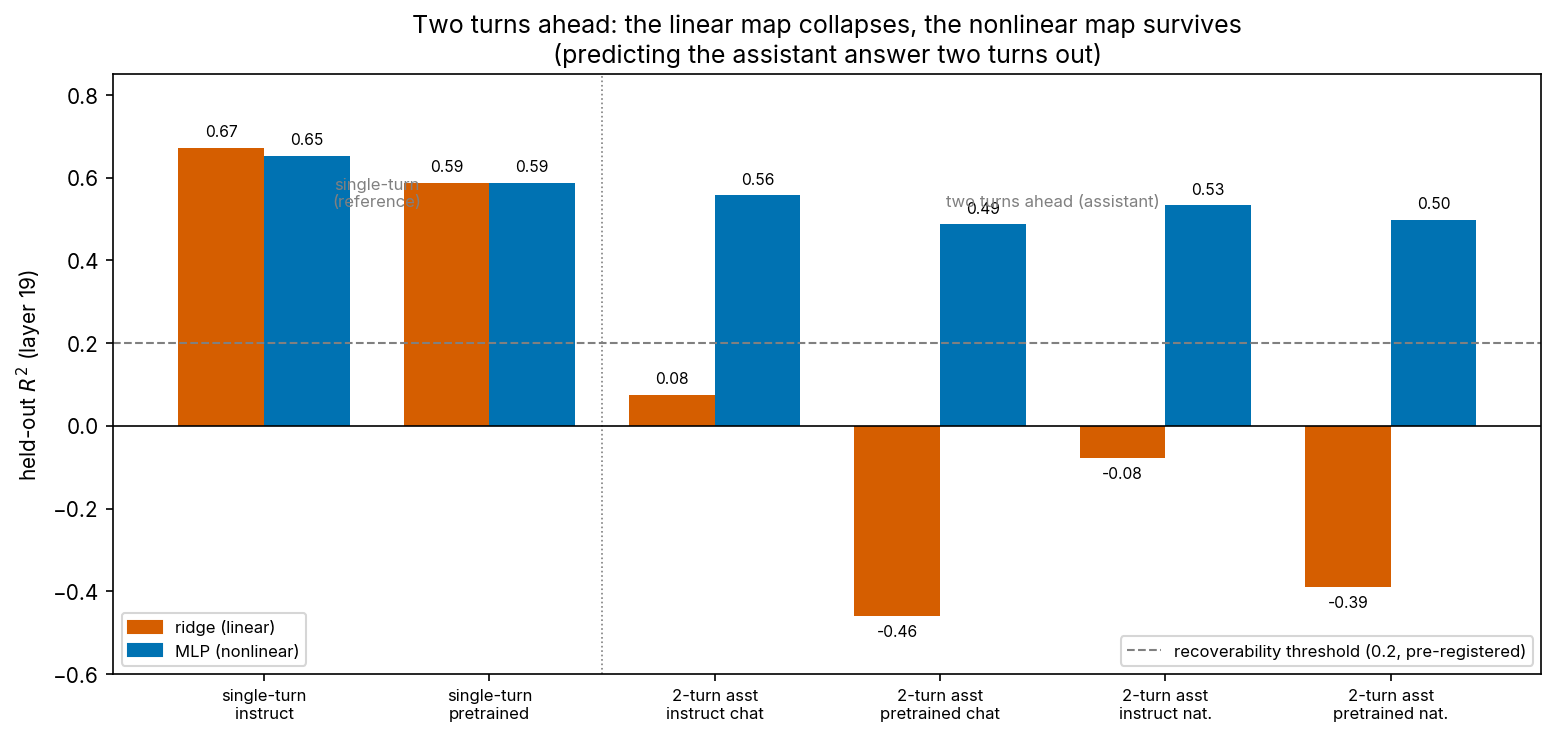

Write the Python code that produced this figure.
#!/usr/bin/env python
"""Result-5 figure: predicting the ASSISTANT answer two turns ahead — the linear
(ridge) map collapses while the nonlinear (MLP) map survives.

Held-out R² at layer 19 (ridge = best-frozen for the MLP), per cell. Single-turn
chat cells are the reference (one turn ahead: both ridge and MLP read ~0.6). The
four two-turn ASSISTANT cells are the point: ridge falls to ~0 / negative, MLP
stays 0.49-0.56. User cells are excluded (they are Result 4's user-turn point).

Values verbatim from committed #825 eval_results (sources in meta.json).
"""

from __future__ import annotations

import contextlib
import json
import subprocess
from pathlib import Path

HERE = Path(__file__).resolve().parent
REPO = HERE.parents[1]

# (label, ridge_R2_L19, mlp_R2, group)  group: "single" (reference) | "two_turn"
CELLS = [
    ("single-turn\ninstruct", 0.6731, 0.6537, "single"),
    ("single-turn\npretrained", 0.5877, 0.5870, "single"),
    ("2-turn asst\ninstruct chat", 0.0757, 0.5575, "two_turn"),
    ("2-turn asst\npretrained chat", -0.4606, 0.4873, "two_turn"),
    ("2-turn asst\ninstruct nat.", -0.0784, 0.5335, "two_turn"),
    ("2-turn asst\npretrained nat.", -0.3897, 0.4988, "two_turn"),
]
SOURCES = (
    "ridge: eval_results/issue_825/cells_{S1,S2}.json + cells_M_*_assistant_*.json "
    "(r2_per_layer_obs[19] / selection_symmetric frozen best); "
    "MLP: cells_S{1,2}.mlp + mlp-unprobed-cells/headline_metrics.json"
)
RECOV_LINE = 0.2  # pre-registered recoverability threshold (#825 plan v6 kill line)


def _git_head() -> str:
    try:
        return subprocess.check_output(
            ["git", "-C", str(REPO), "rev-parse", "HEAD"], text=True
        ).strip()
    except Exception as e:
        return f"unresolved: {e}"


def main() -> None:
    import matplotlib

    matplotlib.use("Agg")
    import matplotlib.pyplot as plt
    from matplotlib import font_manager
    from matplotlib.patches import Patch

    for fp in font_manager.findSystemFonts(fontpaths=None):
        if "Inter" in fp:
            with contextlib.suppress(Exception):
                font_manager.fontManager.addfont(fp)
    with contextlib.suppress(Exception):
        plt.rcParams["font.family"] = "Inter"
    C_RIDGE, C_MLP = "#D55E00", "#0072B2"

    fig, ax = plt.subplots(figsize=(10.5, 5.0))
    w = 0.38
    xs = list(range(len(CELLS)))
    for i, (_label, ridge, mlp, _grp) in enumerate(CELLS):
        ax.bar(i - w / 2, ridge, w, color=C_RIDGE)
        ax.bar(i + w / 2, mlp, w, color=C_MLP)
        ax.text(
            i - w / 2,
            ridge + (0.02 if ridge >= 0 else -0.02),
            f"{ridge:.2f}",
            ha="center",
            va="bottom" if ridge >= 0 else "top",
            fontsize=7.5,
        )
        ax.text(i + w / 2, mlp + 0.02, f"{mlp:.2f}", ha="center", va="bottom", fontsize=7.5)

    # separator between the single-turn reference and the two-turn cells
    n_single = sum(1 for c in CELLS if c[3] == "single")
    ax.axvline(n_single - 0.5, color="grey", lw=0.8, ls=":")
    ax.text(
        0.5,
        0.78,
        "single-turn\n(reference)",
        ha="center",
        fontsize=8,
        color="grey",
        transform=ax.get_xaxis_transform(),
    )
    ax.text(
        (n_single + len(CELLS) - 1) / 2,
        0.78,
        "two turns ahead (assistant)",
        ha="center",
        fontsize=8,
        color="grey",
        transform=ax.get_xaxis_transform(),
    )

    ax.axhline(
        RECOV_LINE,
        color="grey",
        ls="--",
        lw=1,
        label=f"recoverability threshold ({RECOV_LINE}, pre-registered)",
    )
    ax.axhline(0.0, color="black", lw=0.8)
    ax.set_xticks(xs)
    ax.set_xticklabels([c[0] for c in CELLS], fontsize=8)
    ax.set_ylabel("held-out $R^2$ (layer 19)")
    ax.set_ylim(-0.6, 0.85)
    ax.set_title(
        "Two turns ahead: the linear map collapses, the nonlinear map survives\n"
        "(predicting the assistant answer two turns out)"
    )
    handles = [
        Patch(color=C_RIDGE, label="ridge (linear)"),
        Patch(color=C_MLP, label="MLP (nonlinear)"),
    ]
    leg = ax.legend(handles=handles, fontsize=8, loc="lower left")
    ax.add_artist(leg)
    ax.legend(fontsize=8, loc="lower right")
    fig.tight_layout()

    png = HERE / "ridge_vs_mlp_2turn.png"
    fig.savefig(png, dpi=150, bbox_inches="tight")
    plt.close(fig)
    meta = {
        "commit": _git_head(),
        "cells": {c[0].replace(chr(10), " "): {"ridge": c[1], "mlp": c[2]} for c in CELLS},
        "sources": SOURCES,
        "recoverability_line": RECOV_LINE,
        "recoverability_line_provenance": (
            "pre-registered kill threshold, #825 follow-up plan v6: MLP R2 > 0.2 (nulls ~ -0.01) "
            "= the answer is nonlinearly recoverable / the map has practical predictive power."
        ),
        "caption": (
            "Held-out R2 (layer 19) predicting the assistant answer. Single-turn cells "
            "(reference): ridge and MLP both ~0.6 - one turn ahead is linearly readable. Two "
            "turns ahead (assistant): ridge collapses (+0.08 to -0.46) while the MLP holds "
            "(0.49-0.56), so the information is present but not linearly readable. User cells "
            "excluded (Result 4). Dashed line = the 0.2 recoverability threshold from the "
            "follow-up plan."
        ),
    }
    (HERE / "ridge_vs_mlp_2turn.meta.json").write_text(json.dumps(meta, indent=2))
    print(f"[fig] wrote {png}")
    print("cells:", meta["cells"])


if __name__ == "__main__":
    main()
